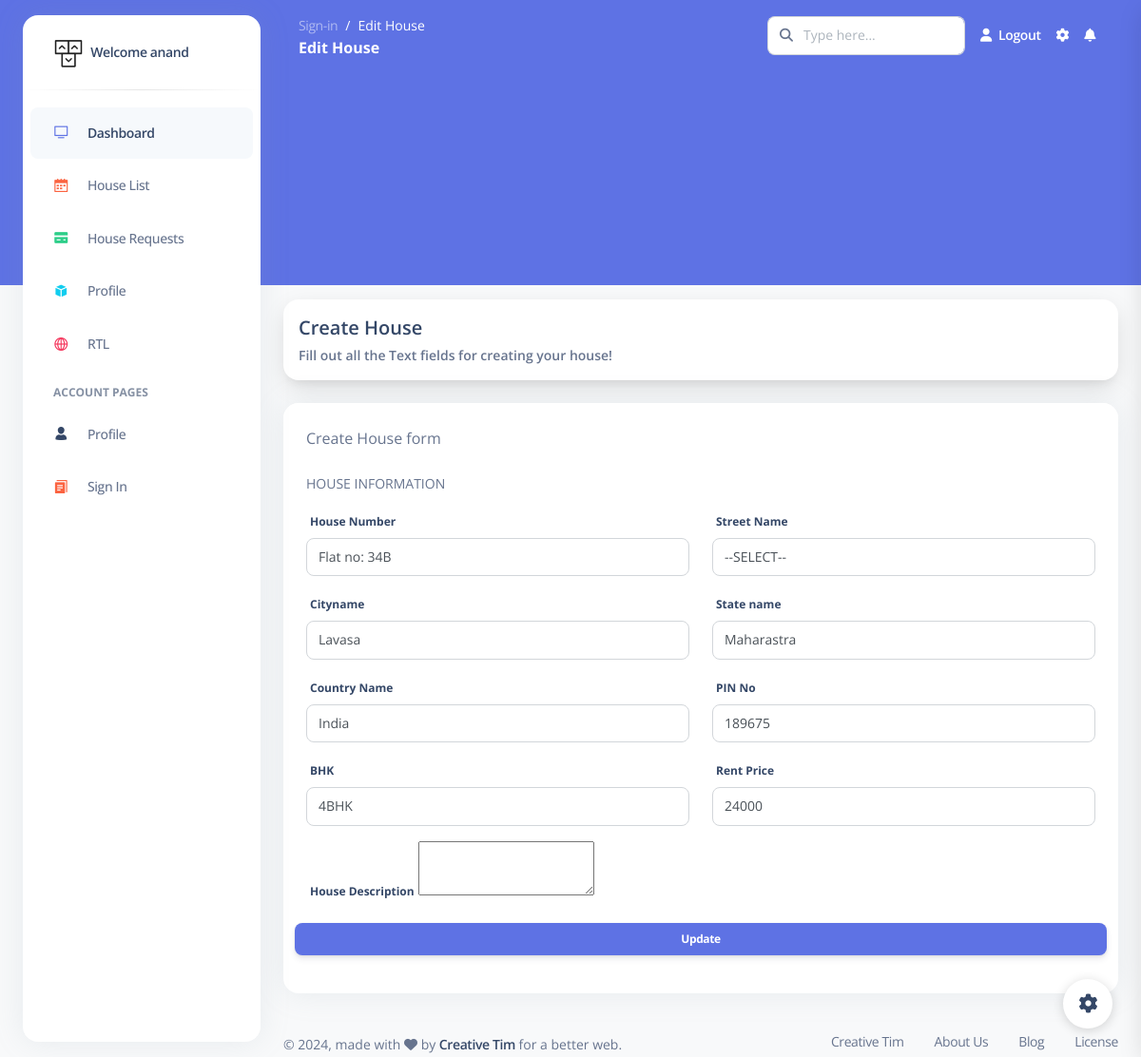
The app's page /cadmin/edit_hw/3 (signed in) with its own data.
### cadmin/models.py (models this page shows)
class House(models.Model):
    hs_owner = models.ForeignKey(User, on_delete=models.CASCADE, default=1)
    street = models.ForeignKey(Streets, on_delete=models.CASCADE)
    current_user = models.ForeignKey(User, on_delete=models.CASCADE, null=True, blank=True, related_name="current_user")
    hs_number = models.CharField(max_length=50, default="Not specified")
    hs_city = models.CharField(max_length=50, default="Lavasa")
    hs_state = models.CharField(max_length=50, default="Maharastra")
    hs_country = models.CharField(max_length=50, default="India")
    hs_pin = models.BigIntegerField(default="412112")
    hs_bhk = models.CharField(max_length=6, default="Not specified")
    hs_rent = models.BigIntegerField(default="0")
    hs_desc = models.TextField(default="Not specified")
    hs_image_1 = models.ImageField(upload_to="House_Images", null=True, blank=True)
    hs_image_2 = models.ImageField(upload_to="House_Images", null=True, blank=True)
    hs_status = models.BooleanField(default=True)

### cadmin/views.py (the view, shortened to what this page needs)
# urls.py: path('edit_hw/<int:h_id>' , views.edit_hw , name="edit_hw"),
@login_required(login_url='admin_login')
def edit_hw(request, h_id):
    hw = House.objects.get(id=h_id)
    street = Streets.objects.all()
    page = "Edit House"
    return render(request, 'HouseOwner/House/edit_house.html', {'page': page, 'hw': hw, 'street': street})

### templates/HouseOwner/House/edit_house.html (shortened to what this page needs)
{% extends 'bases/housebase.html' %}
{% load static %}
{% block content %}
<div class="card shadow-lg mx-4 card-profile-bottom">
    <div class="card-body p-3">
        <div class="row gx-4">
            {% if msg %}
            <div class="col-auto my-auto">
                <div class="h-100">
                    <h5 class="mb-1">
                        {{msg}}
                    </h5>
                </div>
            </div>
            {% else %}
            <div class="col-auto my-auto">
                <div class="h-100">
                    <h5 class="mb-1">
                        Create House
                    </h5>
                    <p class="mb-0 font-weight-bold text-sm">
                        Fill out all the Text fields for creating your house!
                    </p>
                </div>
            </div>
            {% endif %}
        </div>
    </div>
</div>
<div class="container-fluid py-4">
    <div class="row">
        <div class="col-md-12">
            <div class="card">
                <div class="card-header pb-0">
                    <div class="d-flex align-items-center">
                        <p class="mb-0">Create House form</p>
                    </div>
                </div>
                <form method="POST">
                    <div class="card-body">
                        <p class="text-uppercase text-sm">House Information</p>
                        <div class="row">
                            <div class="col-md-6">
                                <div class="form-group">
                                    <label for="example-text-input" class="form-control-label">House Number</label>
                                    <input class="form-control" name="hs_number" value="{{ hw.hs_number }}" placeholder="eg : Villa no: 70" type="text" >
                                </div>
                            </div>
                            <div class="col-md-6">
                                <div class="form-group">
                                    <label for="example-text-input" class="form-control-label">Street Name</label>
                                    <select id="cars" class="form-control" name="street" required>
                                <option value="" select>--SELECT--</option>
                            </select>
                                </div>
                            </div>
                            <div class="col-md-6">
                                <div class="form-group">
                                    <label for="example-text-input" class="form-control-label">Cityname</label>
                                    <input class="form-control" name="hs_city" value="{{ hw.hs_city }}" placeholder="eg : Lavasa"
                                        type="text">
                                </div>
                            </div>
                            <div class="col-md-6">
                                <div class="form-group">
                                    <label for="example-text-input" class="form-control-label">State name</label>
                                    <input class="form-control" name="hs_state" value="{{ hw.hs_state }}" placeholder="eg : Maharastra"  type="text">
                                </div>
                            </div>
                            <div class="col-md-6">
                                <div class="form-group">
                                    <label for="example-text-input" class="form-control-label">Country Name</label>
                                    <input class="form-control" placeholder="eg : India" value="{{ hw.hs_country }}" name="hs_country" type="text">
                                </div>
                            </div>
                            <div class="col-md-6">
                                <div class="form-group">
                                    <label for="example-text-input" class="form-control-label">PIN No</label>
                                    <input class="form-control" name="hs_pin" value="{{ hw.hs_pin }}" placeholder="eg : 123456" type="number">
                                </div>
                            </div>
                            <div class="col-md-6">
                                <div class="form-group">
                                    <label for="example-text-input" class="form-control-label">BHK</label>
                                    <input class="form-control" name="hs_bhk" value="{{ hw.hs_bhk }}" placeholder="eg : 4BHK" type="text">
                                </div>
                            </div>
                            <div class="col-md-6">
                                <div class="form-group">
                                    <label for="example-text-input" class="form-control-label">Rent Price</label>
                                    <input class="form-control" name="hs_rent" value="{{ hw.hs_rent }}" placeholder="eg : Rs.12000" type="text">
                                </div>
                            </div>
                            <div class="col-md-12">
                                <div class="form-group">
                                    <label for="example-text-input" class="form-control-label">House Description</label>
                                    <textarea id="basic-example" name="hs_desc">
                                        {{ hw.hs_desc }}
                                    </textarea>
                                </div>
                            </div>
                            <button type="submit" class="btn btn-primary btn-sm ms-auto">Update</button>
                        </form>
                        </div>
                    </div>
            </div>
        </div>
{% endblock content %}

### templates/bases/housebase.html (shortened to what this page needs)
{% load static %}
<!DOCTYPE html>
<html lang="en">
<head>
  <link href="{% static 'admin/css/nucleo-icons.css' %}" rel="stylesheet" />
  <link href="{% static 'admin/css/nucleo-svg.css' %}" rel="stylesheet" />
  <link href="{% static 'admin/css/nucleo-svg.css' %}" rel="stylesheet" />
  <link id="pagestyle" href="{% static 'admin/css/argon-dashboard.css' %}" rel="stylesheet" />
</head>
<body class="g-sidenav-show   bg-gray-100">
  <div class="min-height-300 bg-primary position-absolute w-100"></div>
  <aside class="sidenav bg-white navbar navbar-vertical navbar-expand-xs border-0 border-radius-xl my-3 fixed-start ms-4 " id="sidenav-main">
    <div class="sidenav-header">
      <a class="navbar-brand m-0" href=" https://demos.creative-tim.com/argon-dashboard/pages/dashboard.html " target="_blank">
        <img src="{% static 'admin/img/logo-ct-dark.png' %}" class="navbar-brand-img h-100" alt="main_logo">
        <span class="ms-1 font-weight-bold">Welcome {{ request.user.username }}</span>
      </a>
    </div>
    <hr class="horizontal dark mt-0">
    <div class="collapse navbar-collapse  w-auto " id="sidenav-collapse-main">
      <ul class="navbar-nav">
        <li class="nav-item">
          <a class="nav-link active" href="/">
            <div class="icon icon-shape icon-sm border-radius-md text-center me-2 d-flex align-items-center justify-content-center">
              <i class="ni ni-tv-2 text-primary text-sm opacity-10"></i>
            </div>
            <span class="nav-link-text ms-1">Dashboard</span>
          </a>
        </li>
        <li class="nav-item">
          <a class="nav-link " href="{% url 'house_list' user_id=user.id %}">
            <div class="icon icon-shape icon-sm border-radius-md text-center me-2 d-flex align-items-center justify-content-center">
              <i class="ni ni-calendar-grid-58 text-warning text-sm opacity-10"></i>
            </div>
            <span class="nav-link-text ms-1">House List</span>
          </a>
        </li>
        <li class="nav-item">
          <a class="nav-link " href="{% url 'hw_house_request' %}">
            <div class="icon icon-shape icon-sm border-radius-md text-center me-2 d-flex align-items-center justify-content-center">
              <i class="ni ni-credit-card text-success text-sm opacity-10"></i>
            </div>
            <span class="nav-link-text ms-1">House Requests</span>
          </a>
        </li>
        <li class="nav-item">
          <a class="nav-link " href="{% url 'profile' staff_id=request.user.id  %}">
            <div class="icon icon-shape icon-sm border-radius-md text-center me-2 d-flex align-items-center justify-content-center">
              <i class="ni ni-app text-info text-sm opacity-10"></i>
            </div>
            <span class="nav-link-text ms-1">Profile</span>
          </a>
        </li>
        <li class="nav-item">
          <a class="nav-link " href="./pages/rtl.html">
            <div class="icon icon-shape icon-sm border-radius-md text-center me-2 d-flex align-items-center justify-content-center">
              <i class="ni ni-world-2 text-danger text-sm opacity-10"></i>
            </div>
            <span class="nav-link-text ms-1">RTL</span>
          </a>
        </li>
        <li class="nav-item mt-3">
          <h6 class="ps-4 ms-2 text-uppercase text-xs font-weight-bolder opacity-6">Account pages</h6>
        </li>
        <li class="nav-item">
          <a class="nav-link " href="./pages/profile.html">
            <div class="icon icon-shape icon-sm border-radius-md text-center me-2 d-flex align-items-center justify-content-center">
              <i class="ni ni-single-02 text-dark text-sm opacity-10"></i>
            </div>
            <span class="nav-link-text ms-1">Profile</span>
          </a>
        </li>
        <li class="nav-item">
          <a class="nav-link " href="./pages/sign-in.html">
            <div class="icon icon-shape icon-sm border-radius-md text-center me-2 d-flex align-items-center justify-content-center">
              <i class="ni ni-single-copy-04 text-warning text-sm opacity-10"></i>
            </div>
            <span class="nav-link-text ms-1">Sign In</span>
          </a>
        </li>
        <li class="nav-item">
          <a class="nav-link " href="./pages/sign-up.html">
          </a>
        </li>
      </ul>
    </div>
  </aside>
  <main class="main-content position-relative border-radius-lg ">
    <nav class="navbar navbar-main navbar-expand-lg px-0 mx-4 shadow-none border-radius-xl " id="navbarBlur" data-scroll="false">
      <div class="container-fluid py-1 px-3">
        <nav aria-label="breadcrumb">
          <ol class="breadcrumb bg-transparent mb-0 pb-0 pt-1 px-0 me-sm-6 me-5">
            <li class="breadcrumb-item text-sm"><a class="opacity-5 text-white" href="{% url 'admin_login' %}">Sign-in</a></li>
            <li class="breadcrumb-item text-sm text-white active" aria-current="page">{{page}}</li>
          </ol>
          <h6 class="font-weight-bolder text-white mb-0">{{page}}</h6>
        </nav>
        <div class="collapse navbar-collapse mt-sm-0 mt-2 me-md-0 me-sm-4" id="navbar">
          <div class="ms-md-auto pe-md-3 d-flex align-items-center">
            <div class="input-group">
              <span class="input-group-text text-body"><i class="fas fa-search" aria-hidden="true"></i></span>
              <input type="text" class="form-control" placeholder="Type here...">
            </div>
          </div>
          <ul class="navbar-nav  justify-content-end">
            <li class="nav-item d-flex align-items-center">
              <a href="{% url 'admin_logout' %}" class="nav-link text-white font-weight-bold px-0">
                <i class="fa fa-user me-sm-1"></i>
                <span class="d-sm-inline d-none">Logout</span>
              </a>
            </li>
            <li class="nav-item px-3 d-flex align-items-center">
              <a href="javascript:;" class="nav-link text-white p-0">
                <i class="fa fa-cog fixed-plugin-button-nav cursor-pointer"></i>
              </a>
            </li>
            <li class="nav-item dropdown pe-2 d-flex align-items-center">
              <a href="javascript:;" class="nav-link text-white p-0" id="dropdownMenuButton" data-bs-toggle="dropdown" aria-expanded="false">
                <i class="fa fa-bell cursor-pointer"></i>
              </a>
            </li>
          </ul>
        </div>
      </div>
    </nav>
    {% block content %}
    {% endblock content %}
    <footer class="footer pt-3  ">
        <div class="container-fluid">
          <div class="row align-items-center justify-content-lg-between">
            <div class="col-lg-6 mb-lg-0 mb-4">
              <div class="copyright text-center text-sm text-muted text-lg-start">
                © ,
                made with <i class="fa fa-heart"></i> by
                <a href="https://www.creative-tim.com" class="font-weight-bold" target="_blank">Creative Tim</a>
                for a better web.
              </div>
            </div>
            <div class="col-lg-6">
              <ul class="nav nav-footer justify-content-center justify-content-lg-end">
                <li class="nav-item">
                  <a href="https://www.creative-tim.com" class="nav-link text-muted" target="_blank">Creative Tim</a>
                </li>
                <li class="nav-item">
                  <a href="https://www.creative-tim.com/presentation" class="nav-link text-muted" target="_blank">About Us</a>
                </li>
                <li class="nav-item">
                  <a href="https://www.creative-tim.com/blog" class="nav-link text-muted" target="_blank">Blog</a>
                </li>
                <li class="nav-item">
                  <a href="https://www.creative-tim.com/license" class="nav-link pe-0 text-muted" target="_blank">License</a>
                </li>
              </ul>
            </div>
          </div>
        </div>
      </footer>
  </main>
  <div class="fixed-plugin">
    <a class="fixed-plugin-button text-dark position-fixed px-3 py-2">
      <i class="fa fa-cog py-2"> </i>
    </a>
  </div>
</body>
</html>

### static/css/nucleo-svg.css (style rules this page uses)
.icon { display: inline-block; color: #111111; height: 1em; width: 1em; }
.icon-sm { height: 0.8em; width: 0.8em; }
.icon { fill: currentColor; stroke: none; }

### records on screen
House: hs_number "Flat no: 34B", hs_city "Lavasa", hs_state "Maharastra", hs_country "India", hs_pin "189675", hs_bhk "4BHK", hs_rent "24000"

### other values on screen
{{ request.user.username }} "anand"
{{ page }} "Edit House"
